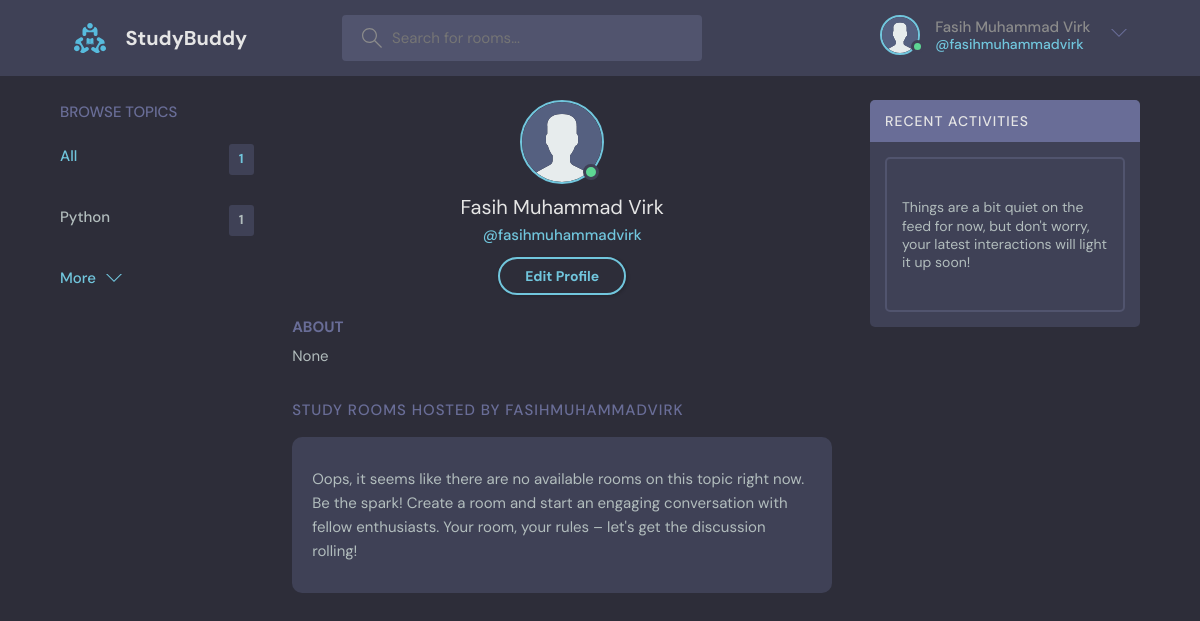
/profile/2/ (signed in), run on an earlier commit of the app's database.
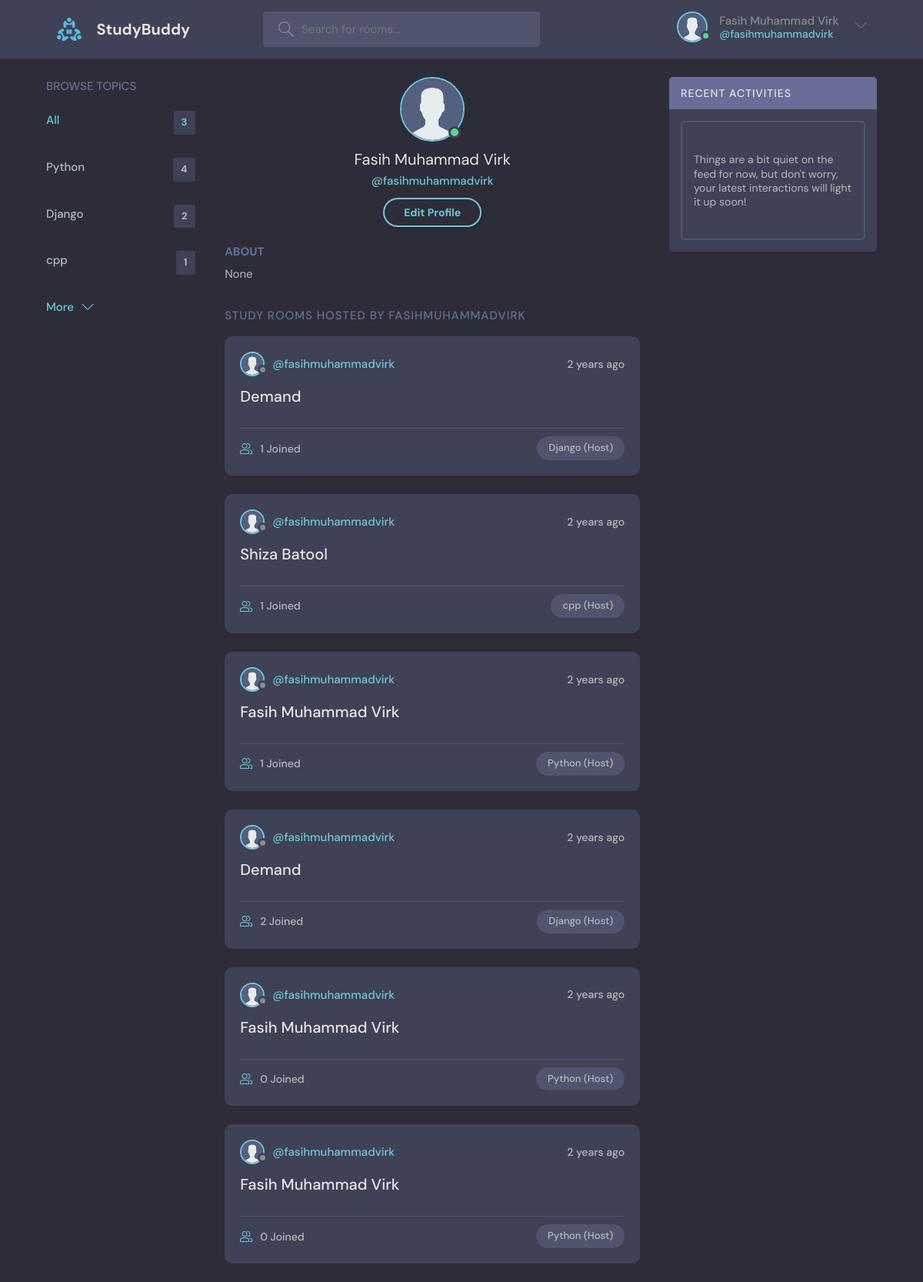
And on a later commit of the database.
### mainapp/models.py (models this page shows, shortened)
class User(AbstractUser):
    name = models.CharField(max_length=200, null=True)
    email = models.EmailField(unique=True)
    bio = models.TextField(null=True)
    avatar = models.ImageField(null=True, default="avatar.svg")
    USERNAME_FIELD = 'email'
    REQUIRED_FIELDS = []

class Topic(models.Model):
    name = models.CharField(max_length=200)

class Room(models.Model):
    host = models.ForeignKey(User, on_delete=models.SET_NULL, null=True)
    topic = models.ForeignKey(Topic, on_delete=models.SET_NULL, null=True)
    name = models.CharField(max_length=200)
    description = models.TextField(null=True, blank=True)
    participants = models.ManyToManyField(
        User, related_name='participants', blank=True)
    updated = models.DateTimeField(auto_now=True)
    created = models.DateTimeField(auto_now_add=True)
    request_to_join = models.ManyToManyField(
        User, related_name='requested_rooms', blank=True)
    is_private = models.BooleanField(default=False)
    class Meta:
        ordering = ['-updated', '-created']

### mainapp/views.py (the view)
# urls.py: path('profile/<str:pk>/', views.userProfile, name="user-profile"),
@login_required(login_url='login')
def userProfile(request, pk):
    user = User.objects.get(id=pk)
    rooms = user.room_set.all()
    room_messages = user.message_set.all()
    topics = Topic.objects.all()
    context = {'user': user, 'rooms': rooms,
               'room_messages': room_messages, 'topics': topics}
    return render(request, 'mainapp/profile.html', context)

### mainapp/templates/mainapp/profile.html
{% extends 'main.html' %} {%block content%}
  <main class="profile-page layout layout--3">
    <div class="container">
      {%include 'mainapp/topics_component.html' %}
      <div class="roomList">
        <div class="profile">
          <div class="profile__avatar">
            <div class="avatar avatar--large active">
              <img src="{{user.avatar.url}}" />
            </div>
          </div>
          <div class="profile__info">
            <h3>{{user.name}}</h3>
            <p>@{{user.username}}</p>
            {% if request.user == user%}
            <a href="{% url 'update-user' %}" class="btn btn--main btn--pill">Edit Profile</a>
            {% endif %}
          </div>
          <div class="profile__about">
            <h3>About</h3>
            <p>
              {{user.bio}}
            </p>
          </div>
        </div>
        <div class="roomList__header">
          <div>
            <h2>Study Rooms Hosted by {{user.username}}</a>
            </h2>
          </div>
        </div>
        {% include 'mainapp/feed_component.html' %}
      </div>
      {% include 'mainapp/activity_component.html' %}
    </div>
  </main>
{%endblock content%}

### templates/main.html (shortened to what this page needs)
<!DOCTYPE html>
{% load static %}
<html lang="en">
  <head>
    <link rel="stylesheet" href="https://cdnjs.cloudflare.com/ajax/libs/font-awesome/6.5.1/css/all.min.css" />
    <link rel="stylesheet" href="{% static 'style/style.css' %}" />
  </head>
  <body>
    {% include 'navbar.html' %}
    {% block content %}
    {% endblock %}
  </body>
</html>

### templates/navbar.html (shortened to what this page needs)
{% load static %}
{% if request.user.is_authenticated %}
<header class="header header--loggedIn">
	<div class="container">
		<a href="{% url 'home' %}" class="header__logo">
			<img src="{% static 'images/logo.svg' %}" />
			<h1>StudyBuddy</h1>
		</a>
		<form class="header__search" method="GET" action="{% url 'home' %}">
			<label>
				<input name="q" placeholder="Search for rooms..." />
			</label>
		</form>
		<nav class="header__menu">
			<div class="header__user">
				<a href="{% url 'user-profile' user.id %}">
					<div class="avatar avatar--medium active">
						<img src="{{request.user.avatar.url}}" />
					</div>
					<p>
						{{request.user.name}} <span>@{{request.user.username}}</span>
					</p>
				</a>
				<button class="dropdown-button">
					<svg
						version="1.1"
						xmlns="http://www.w3.org/2000/svg"
						width="32"
						height="32"
						viewBox="0 0 32 32"
					>
						<title>chevron-down</title>
						<path d="M16 21l-13-13h-3l16 16 16-16h-3l-13 13z"></path>
					</svg>
				</button>
			</div>
			{% endif %}
		</nav>
	</div>
</header>

### mainapp/templates/mainapp/topics_component.html
<div class="topics">
    <div class="topics__header">
        <h2>Browse Topics</h2>
    </div>
    <ul class="topics__list">
        <li>
            <a href="{% url 'home'%}" class="active">All <span>{{topics.count}}</span></a>
        </li>
        {%for topic in topics%}
        <li>
            <a href="{% url 'home' %}?q={{topic.name|urlencode}}">{{topic.name}} <span>{{topic.room_set.all.count}}</span></a>
        </li>
        {%endfor%}
    </ul>
    <a class="btn btn--link" href="{% url 'topics' %}">
        More
        <svg
            version="1.1"
            xmlns="http://www.w3.org/2000/svg"
            width="32"
            height="32"
            viewBox="0 0 32 32"
        >
            <title>chevron-down</title>
            <path d="M16 21l-13-13h-3l16 16 16-16h-3l-13 13z"></path>
        </svg>
    </a>
</div>

### mainapp/templates/mainapp/feed_component.html (shortened to what this page needs)
{% if rooms.count == 0 or rooms.count == '0' %}
<div class="roomListRoom">
	<div class="roomListRoom__content">
		<p>
			Oops, it seems like there are no available rooms on this topic right now.
			Be the spark! Create a room and start an engaging conversation with fellow
			enthusiasts. Your room, your rules – let's get the discussion rolling!
		</p>
	</div>
</div>
{% endif %} {% for room in rooms %}
<div class="roomListRoom">
	<div class="roomListRoom__header">
		<a href="{% url 'user-profile' room.host.id%}" class="roomListRoom__author">
			<div class="avatar avatar--small">
				<img src="{{room.host.avatar.url}}" />
			</div>
			<span>@{{room.host.username}}</span>
		</a>
		<div class="roomListRoom__actions">
			<span>{{room.created|timesince}} ago</span>
		</div>
	</div>
	<div class="roomListRoom__content">
		<a href="{% url 'room' room.id%}">{{room.name}}</a>
	</div>
	<div class="roomListRoom__meta">
		<a href="{% url 'room' room.id%}" class="roomListRoom__joined">
			{{room.participants.all.count}} Joined
		</a>
		{% if request.user == room.host %}
		<p class="roomListRoom__topic">{{room.topic.name}} (Host)</p>
		{% else %}
			{% if room.is_private %}
			<p class="roomListRoom__topic">{{room.topic.name}} (Private)</p>
			{% else %}
			<p class="roomListRoom__topic">{{room.topic.name}} (Public)</p>
			{% endif %}
		{% endif %}
	</div>
</div>
{%endfor%}

### mainapp/templates/mainapp/activity_component.html (shortened to what this page needs)
	<div class="activities" style="margin-bottom: 3rem;">
		<div class="activities__header">
			<h2>Recent Activities</h2>
		</div>
	{%if room_messages.count == 0 or room_messages.count == '0' %}
	<div class="activities__box">
		<br>
		<div class="activities__boxHeader roomListRoom__header">
			<p>
				Things are a bit quiet on the feed for now, but don't worry, your latest
				interactions will light it up soon!
			</p>
		</div>
		<br>
	</div>
	{%endif%}
</div>

What changed in the data, as far as the page shows it:
computed for Topic "Python": room_set.all.count "1" → "4"
added Topic: name "Django", room_set.all.count "2"
added Topic: name "cpp", room_set.all.count "1"
added Room: host.avatar (placeholder picture), host.username "fasihmuhammadvirk", created "2 years", name "Demand", participants.all.count "1", topic.name "Django"
added Room: host.avatar (placeholder picture), host.username "fasihmuhammadvirk", created "2 years", name "Shiza Batool", participants.all.count "1", topic.name "cpp"
added Room: host.avatar (placeholder picture), host.username "fasihmuhammadvirk", created "2 years", name "Fasih Muhammad Virk", participants.all.count "1", topic.name "Python"
added Room: host.avatar (placeholder picture), host.username "fasihmuhammadvirk", created "2 years", name "Demand", participants.all.count "2", topic.name "Django"
added Room: host.avatar (placeholder picture), host.username "fasihmuhammadvirk", created "2 years", name "Fasih Muhammad Virk", participants.all.count "0", topic.name "Python"
added Room: host.avatar (placeholder picture), host.username "fasihmuhammadvirk", created "2 years", name "Fasih Muhammad Virk", participants.all.count "0", topic.name "Python"
Also different on the page:
{{ topics.count }}: "1" → "3"
text no longer shown: "Oops, it seems like there are no available rooms on this topic right now. Be the spark! Create a room and start an engaging conversation with fellow enthusiasts. Your room, your rules – let's get the discussion rolling!"
